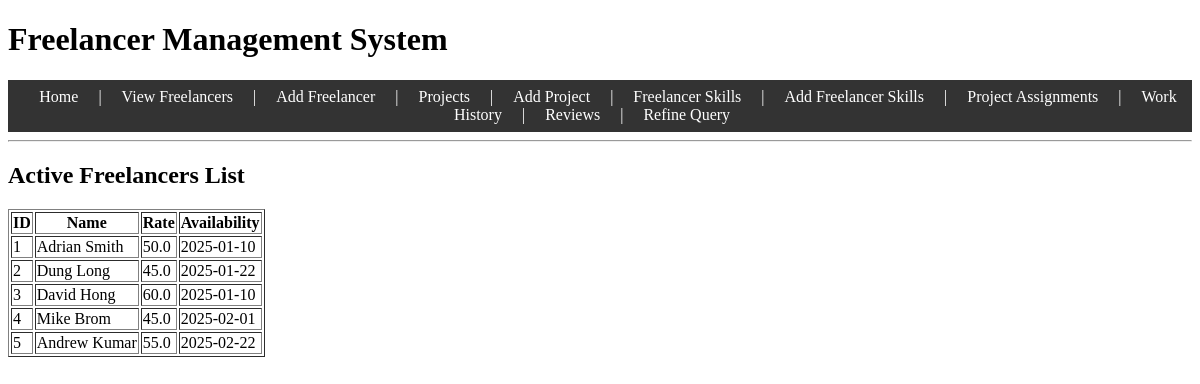
The page /profiles on the database its author committed.
### tables this page shows
CREATE TABLE profiles (
    flID INTEGER PRIMARY KEY AUTOINCREMENT,
    name TEXT NOT NULL,
    rate REAL NOT NULL,
    availability TEXT NOT NULL
);

### app.py (the view)
@app.route("/profiles")
def profiles():
    c = get_db_connection() # fetch the database connection object
    profiles = c.execute("SELECT * FROM profiles").fetchall() # sql select query and fetchall() to store the query result
    c.close() # close the connection
    return render_template("profiles.html", profiles=profiles) # template rendering and profiles query result

### app.py (called while the page is built)
def get_db_connection():
    c = sqlite3.connect(DB_PATH)
    c.row_factory = sqlite3.Row
    return c

### templates/profiles.html
{% extends "base.html" %}
{% block content %}
<h2>Active Freelancers List</h2>
<table border="1">
    <tr>
        <th>ID</th>
        <th>Name</th>
        <th>Rate</th>
        <th>Availability</th>
    </tr>
    {% for profile in profiles %}
    <tr>
        <td>{{ profile["flID"] }}</td>
        <td>{{ profile["name"] }}</td>
        <td>{{ profile["rate"] }}</td>
        <td>{{ profile["availability"] }}</td>
    </tr>
    {% endfor %}
</table>
{% endblock %}

### rows shown on the page
profiles: flID "1", name "Adrian Smith", rate "50.0", availability "2025-01-10"
profiles: flID "2", name "Dung Long", rate "45.0", availability "2025-01-22"
profiles: flID "3", name "David Hong", rate "60.0", availability "2025-01-10"
profiles: flID "4", name "Mike Brom", rate "45.0", availability "2025-02-01"
profiles: flID "5", name "Andrew Kumar", rate "55.0", availability "2025-02-22"
